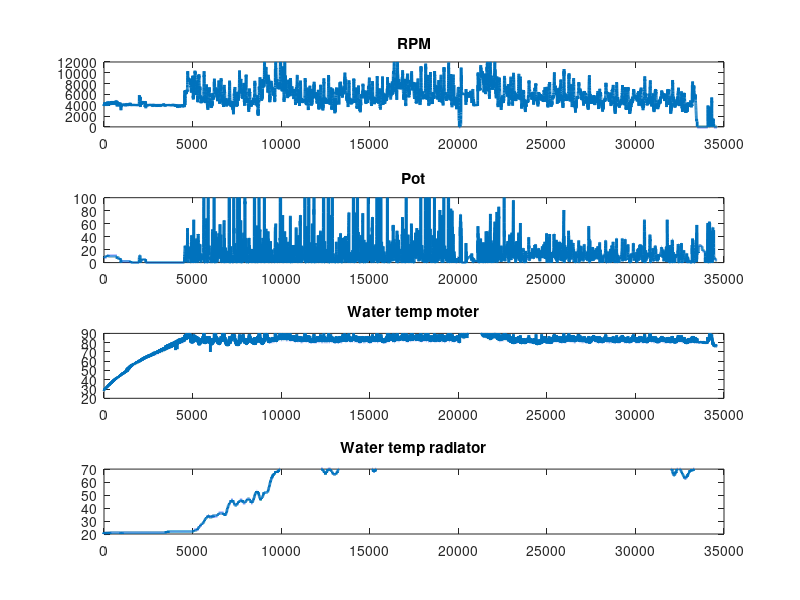
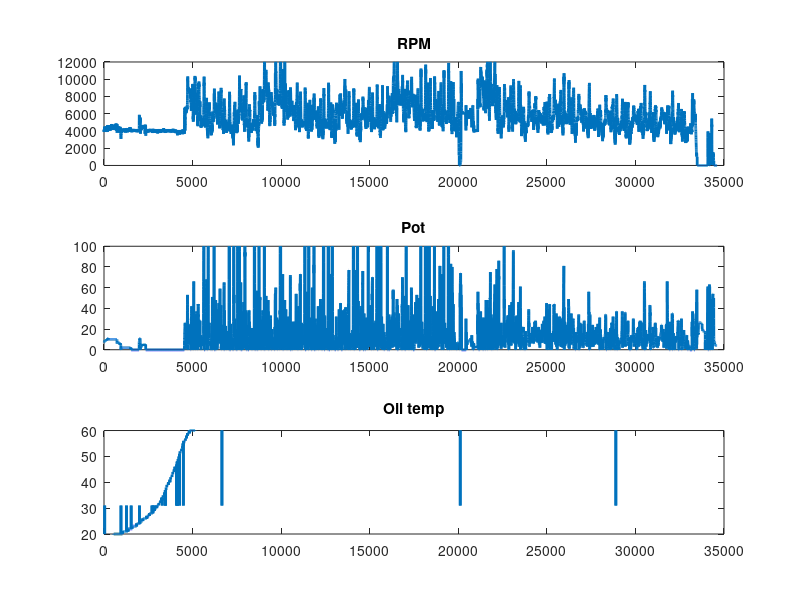
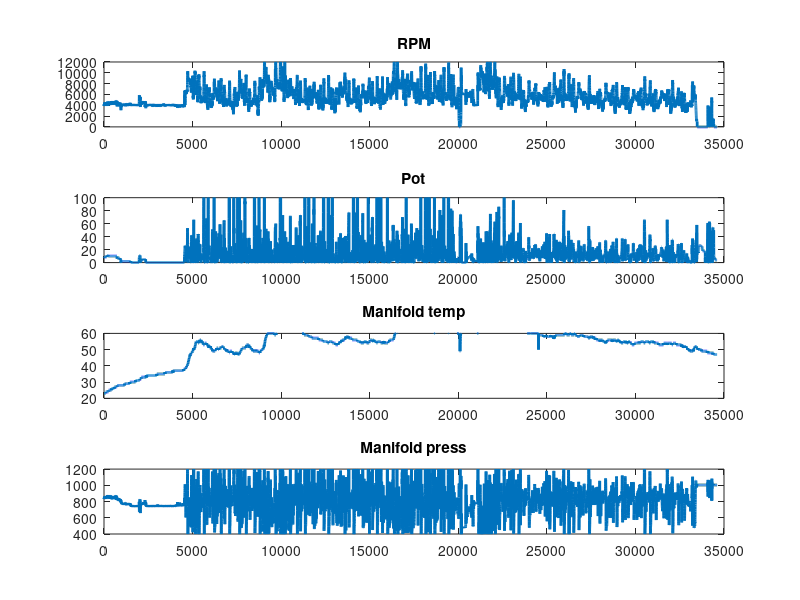

The MATLAB script that drew these images, in order:
clc
clear

newData1 = importdata('silverstone/endurance.txt');

% Create new variables in the base workspace from those fields.
vars = fieldnames(newData1);
for i = 1:length(vars)
    assignin('base', vars{i}, newData1.(vars{i}));
end

plots = 4;

figure(1)
subplot(plots,1,1), plot(data(:,1),'linewidth',2), title('RPM'), ylim([0 12000])
subplot(plots,1,2), plot(data(:,6),'linewidth',2), title('Pot'), ylim([0 100])
subplot(plots,1,3), plot(data(:,3),'linewidth',2), title('Water temp moter'), ylim([20 90])
subplot(plots,1,4), plot(data(:,11),'linewidth',2), title('Water temp radiator'), ylim([20 70])
%
figure(2)
subplot(3,1,1), plot(data(:,1),'linewidth',2), title('RPM'), ylim([0 12000])
subplot(3,1,2), plot(data(:,6),'linewidth',2), title('Pot'), ylim([0 100])
subplot(3,1,3), plot(data(:,12),'linewidth',2), title('Oil temp'), ylim([20 60])
    
figure(3)
subplot(4,1,1), plot(data(:,1),'linewidth',2), title('RPM'), ylim([0 12000])
subplot(4,1,2), plot(data(:,6),'linewidth',2), title('Pot'), ylim([0 100])
subplot(4,1,3), plot(data(:,4),'linewidth',2), title('Manifold temp'), ylim([20 60])
subplot(4,1,4), plot(data(:,7)-100,'linewidth',2), title('Manifold press'), ylim([400 1200])